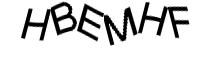
#> input picture sina/amazonpicture/Captcha_sfutexxsfr.jpg, 200 x 70 px; its folder holds only this picture in this run
$ python -i spilt_image.py   (imports and definitions only)
#> lines starting #> are read from the running program, lines starting #| are printed output that depends on the picture
#> in split_image, image is the input picture: PIL image 200x70 L; min 0, max 255, mean 219.1
#!/usr/bin/env python
# -*- coding: utf-8 -*-
# Created by Chuande Wang on 16/6/15

import sys
import os
from PIL import Image


#图片x轴的投影，如果有数据（黑色像素点）值为1否则为0
def get_projection_x(image):
    p_x = [0 for x in xrange(image.size[0])]
#> p_x = 200 values from 0 to 0
    for w in xrange(image.size[0]):
        for h in xrange(image.size[1]):
            #print(image.getpixel((h,w)))
            if image.getpixel((w,h)) == 0:
                p_x[h] = 1
    return p_x

#获取分割后的x轴坐标点
#返回值为[起始位置, 长度] 的列表
def get_split_seq(projection_x):
    res = []
#> res = []
    for idx in xrange(len(projection_x) - 1):
        p1 = projection_x[idx]
        p2 = projection_x[idx + 1]
        if p1 == 1 and idx == 0:
            res.append([idx, 1])
        elif p1 == 0 and p2 == 0:
            continue
        elif p1 == 1 and p2 == 1:
            res[-1][1] += 1
        elif p1 == 0 and p2 == 1:
            res.append([idx + 1, 1])
        elif p1 == 1 and p2 == 0:
            continue
#> this loop made 199 passes
#> (p1, p2) on passes 1 to 3: (0, 0), (0, 0), (0, 1)
#> after the loop, res = [[3, 41]]
    return res

#分割后的图片，x轴分割后，同时去掉y轴上线多余的空白
def split_image(image_name, split_seq=None):

    #存放分割字符
    if not os.path.exists('singleword'):
        os.mkdir('singleword')


    img = os.path.basename(image_name).split()[0]
    image = Image.open(image_name)

    if split_seq is None:
        split_seq = get_split_seq(get_projection_x(image))
#> split_seq = [[3, 41]]
    length = len(split_seq)
#> length = 1
    imgs = [[] for i in xrange(length)]
#> imgs = [[]]
    res = []
    for w in xrange(image.size[1]):
        line = [image.getpixel((h,w)) for h in xrange(image.size[0])]
        for idx in xrange(length):
            pos = split_seq[idx][0]
            llen = split_seq[idx][1]
            l = line[pos:pos+llen]
            imgs[idx].append(l)
    for idx in xrange(length):
        datas = []
        height = 0
        for data in imgs[idx]:
            flag = False
            for d in data:
                if d == 0:
                    flag = True
            if flag == True:
                height += 1
                datas += data
        child_img = Image.new('L',(split_seq[idx][1], height))
        child_img.putdata(datas)
        res.append(child_img)
#> this loop made 1 pass
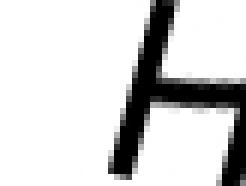
#> child_img: PIL image 41x31 L (shown 6 times larger); min 0, max 255, mean 210.9
#> after the loop, res = 1 item

    #print(res)
    for index, im in enumerate(res):
        im.save(os.path.join('singleword', '{0}_{1}.png'.format(img, index)))
#> this loop made 1 pass


# [7 lines not run here, left out]

>>> result = split_image('amazonpicture/Captcha_sfutexxsfr.jpg')

$ run again, on sina/amazonpicture/Captcha_sgbklreurb.jpg
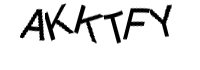
#> input picture sina/amazonpicture/Captcha_sgbklreurb.jpg, 200 x 70 px
#> in split_image, image is the input picture: PIL image 200x70 L; min 0, max 255, mean 228
#> the loop in get_split_seq, `for idx in xrange(len(projection_x) - 1):` made 199 passes
#> (p1, p2) on passes 1 to 3: (0, 0), (0, 0), (0, 0)
#> after the loop in get_split_seq, `for idx in xrange(len(projection_x) - 1):`: res = [[5, 37]]
#> length = 1
#> imgs = [[]]
#> the loop in split_image, `for idx in xrange(length):` made 1 pass
#> after the loop in split_image, `for idx in xrange(length):`:
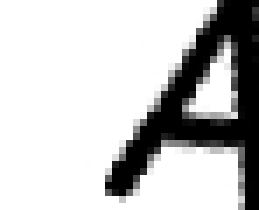
#> child_img: PIL image 37x30 L (shown 7 times larger); min 0, max 255, mean 196.1
#> after the loop in split_image, `for idx in xrange(length):`: res = 1 item
#> the loop in split_image, `for index, im in enumerate(res):` made 1 pass

$ run again, on sina/amazonpicture/Captcha_sgghjyenhl.jpg
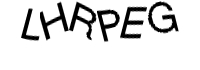
#> input picture sina/amazonpicture/Captcha_sgghjyenhl.jpg, 200 x 70 px
#> in split_image, image is the input picture: PIL image 200x70 L; min 0, max 255, mean 223.7
#> the loop in get_split_seq, `for idx in xrange(len(projection_x) - 1):` made 199 passes
#> (p1, p2) on passes 1 to 3: (0, 0), (0, 0), (0, 1)
#> after the loop in get_split_seq, `for idx in xrange(len(projection_x) - 1):`: res = [[3, 37]]
#> length = 1
#> imgs = [[]]
#> the loop in split_image, `for idx in xrange(length):` made 1 pass
#> after the loop in split_image, `for idx in xrange(length):`:
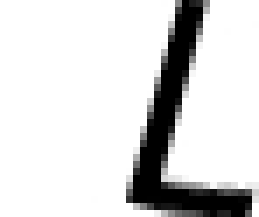
#> child_img: PIL image 37x31 L (shown 7 times larger); min 0, max 255, mean 216.6
#> after the loop in split_image, `for idx in xrange(length):`: res = 1 item
#> the loop in split_image, `for index, im in enumerate(res):` made 1 pass

$ run again, on sina/amazonpicture/Captcha_sjdxruayhp.jpg
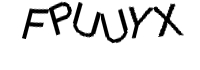
#> input picture sina/amazonpicture/Captcha_sjdxruayhp.jpg, 200 x 70 px
#> in split_image, image is the input picture: PIL image 200x70 L; min 0, max 255, mean 227.1
#> the loop in get_split_seq, `for idx in xrange(len(projection_x) - 1):` made 199 passes
#> (p1, p2) on passes 1 to 3: (0, 0), (0, 0), (0, 1)
#> after the loop in get_split_seq, `for idx in xrange(len(projection_x) - 1):`: res = [[3, 39]]
#> length = 1
#> imgs = [[]]
#> the loop in split_image, `for idx in xrange(length):` made 1 pass
#> after the loop in split_image, `for idx in xrange(length):`:
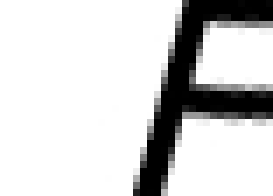
#> child_img: PIL image 39x28 L (shown 7 times larger); min 0, max 255, mean 209.5
#> after the loop in split_image, `for idx in xrange(length):`: res = 1 item
#> the loop in split_image, `for index, im in enumerate(res):` made 1 pass
